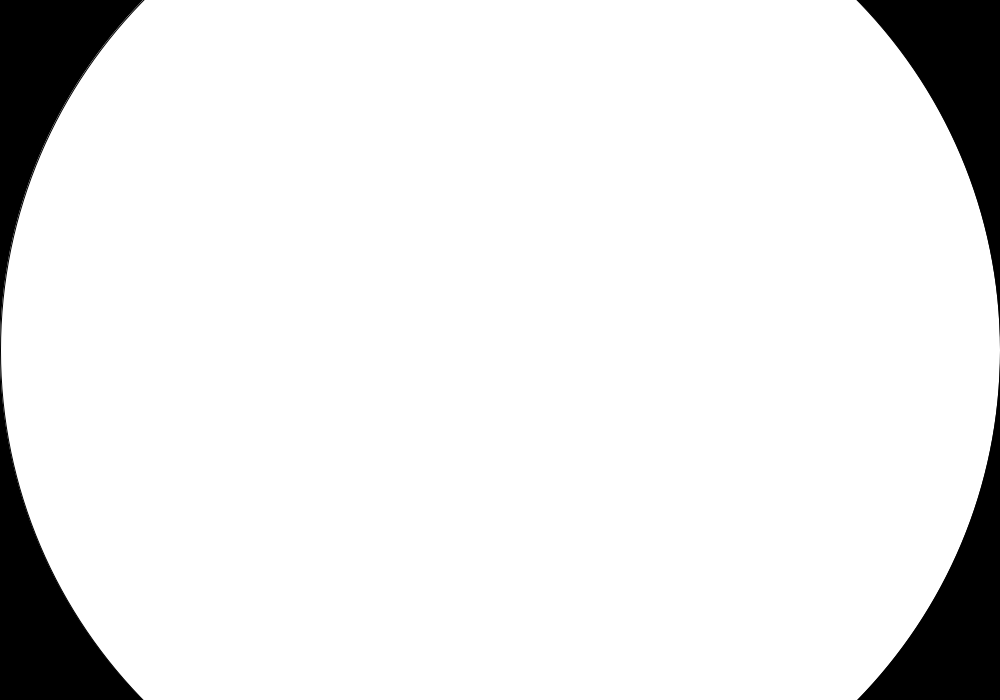
Frame 1 (no input)
Frame 60 (the mouse pressed at the canvas centre just before this capture): identical to frame 1, image omitted
Frame 120 (the mouse held since frame 60 and released just before this capture): blank canvas, image omitted

The Processing sketch that drew this single still picture (run headless with seeded random() and noise(); from frame 60 on, the mouse is pressed at the canvas centre):

// Processing sketch: week2_ellipse
// ── week2_ellipse.pde
void setup(){
  size(1000,700);
}

void draw() {
  
  println(abs(mouseX - width/2));
  background(0);
  ellipse(width/2, height/2, abs(mouseX-width/2)*2, abs(mouseX-width/2)*2);
}
